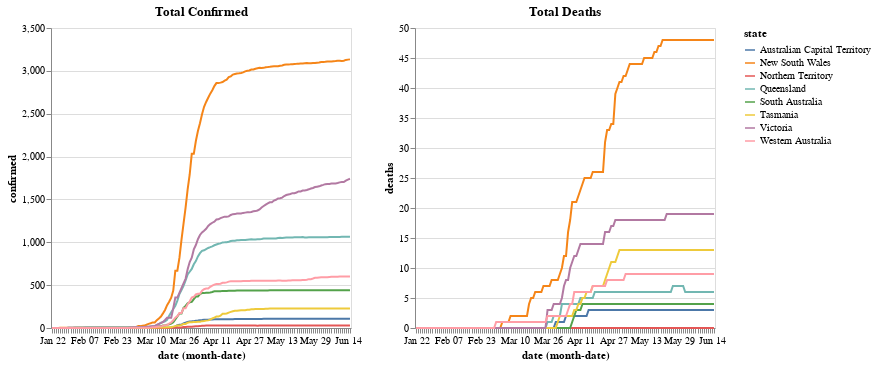

Write notebook code for a chart like this one.
### Code cell
base = alt.Chart(country).mark_line().encode(
    x='monthdate(date):O', # ordinal value
    color="state:N", # nominal value
).properties(width=300)

new_cases_chart = base.encode(y="confirmed:Q")\ # quantitative value
                    .properties(title="Total Confirmed")

new_deaths_chart = base.encode(y="deaths:Q")\
                    .properties(title="Total Deaths")

new_cases_chart | new_deaths_chart

### Figure 1 — Vega-Lite specification as saved in the notebook (floating-point values rounded to 4 significant figures; data arrays with more than 128 entries replaced by an {"elided": "..."} marker saying what was removed)
{"config": {"view": {"continuousWidth": 400, "continuousHeight": 300}}, "hconcat": [{"mark": "line", "encoding": {"color": {"type": "nominal", "field": "state"}, "x": {"type": "ordinal", "field": "date", "timeUnit": "monthdate"}, "y": {"type": "quantitative", "field": "confirmed"}}, "title": "Total Confirmed", "width": 300}, {"mark": "line", "encoding": {"color": {"type": "nominal", "field": "state"}, "x": {"type": "ordinal", "field": "date", "timeUnit": "monthdate"}, "y": {"type": "quantitative", "field": "deaths"}}, "title": "Total Deaths", "width": 300}], "data": {"name": "data-33317e6ca6bf6e4d6f5e8f12540b1833"}, "$schema": "https://vega.github.io/schema/vega-lite/v4.8.1.json", "datasets": {"data-33317e6ca6bf6e4d6f5e8f12540b1833": {"elided": "1168 records"}}}
